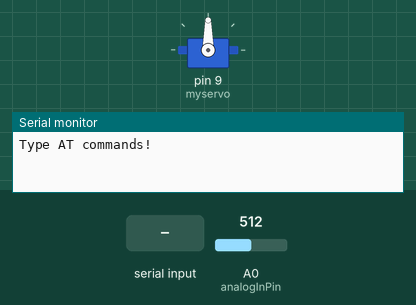
Simulated run of this sketch. Board: Arduino Uno, built with avr-gcc and run on an emulated ATmega328P. On the bench: servo, the last lines printed to the serial monitor. The inputs (shaded band) are chosen by the test bench; at power-on: A0 (analogInPin) = 512.

Above: at 1.2 s.
1.3 s: "S,45\n" received over the second serial link
At 2.8 s:
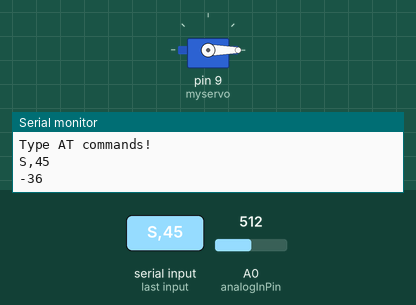
4.4 s: "S90\n" received over the second serial link
At 5.6 s:
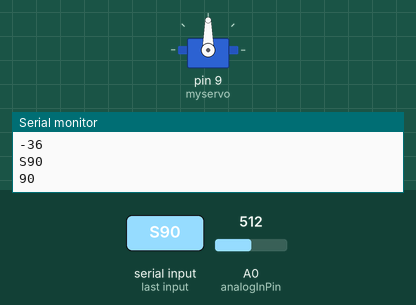
6.0 s: "S" received over the second serial link
At 6.3 s:
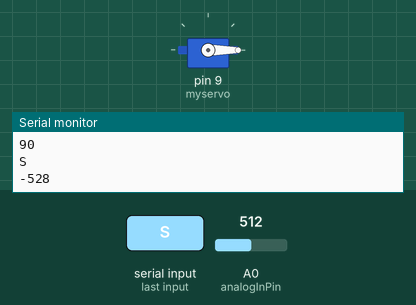
Timing chart, 0 to 8.5 s (numbered marks = the images above; inputs shaded):
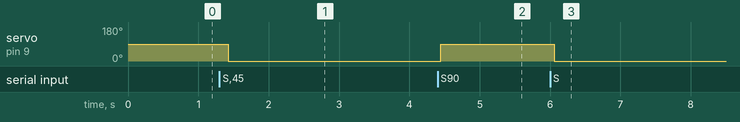

Measured:
- after the input at 1.3 s, servo on pin 9 (myservo): 90° → 0° after 0.13 s
- after the input at 4.4 s, servo on pin 9 (myservo): 0° → 90° after 0.05 s
- after the input at 6.0 s, servo on pin 9 (myservo): 90° → 0° after 0.06 s

The sketch:

BluetoothPAnalog.ino
```cpp
/*
Controle de persiana atraves de celular, modulo bluetooth e ldr(sendo emulado por um potenciometro
*/
#include <SoftwareSerial.h>
#include <Servo.h>
SoftwareSerial BT(10, 11); // RX, TX
Servo myservo;

String command = ""; // Stores response of bluetooth device

const int analogInPin = A0;  // Entrada analogica do pot
const int analogOutPin = 9; // Saida para o motor

int sensorValue = 0;        // Leitura do Potenciometro
int outputValue = 0;        // Saida PWM (analog out)
int setPoint = 0;           //Setpoint a ser definido pelo usuário
int pos = 0;
char csensorValue;


char cvalorQ;
char cvalorR;

int leSens_Cond(int pinSensor, int media){
  int i;
  int sval = 0;
  char valorC;

  for (i = 0; i < media; i++){
    sval = sval + analogRead(pinSensor);    // salva valor lido pelo sensor
  }

  sval = sval / media;    // média
  sval = sval /4;         // converte para escala de 8 bits (0 - 255)
  sval = map(sval,0,255,0,99); //mapeia de 0-99

  valorC = sval;
  int valorQ = valorC/10;
  int valorR = valorC%10;
  cvalorQ = valorQ+48;
  cvalorR = valorR+48;

  return sval;
}

int moveMotor(){
  int l1;
  l1 = (command[1]-48)*10;
  l1 = l1+(command[2]-48);
  setPoint = l1;
 Serial.println(setPoint);

 //int mapsetPoint = map(setPoint,15,99,0,179);

//myservo.write(mapsetPoint);
 // if(sensorValue<setPoint){  // Se estive mais claro do que o setado
   //   for (pos = 0; pos < 180; pos += 1) { // goes from 0 degrees to 180 degrees
      // in steps of 1 degree
      myservo.write(setPoint);              // tell servo to go to position in variable 'pos'
      delay(15);                       // waits 15ms for the servo to reach the position
   // }
   //}
//   else if (sensorValue == setPoint){
//    continue;
//   }
   //else{
     // for (pos = 180; pos >= 0; pos -= 1) { // goes from 180 degrees to 0 degrees
     // myservo.write(pos);              // tell servo to go to position in variable 'pos'
      //delay(15);                       // waits 15ms for the servo to reach the position
    }

//}
void setup() {
  // initialize serial communications at 9600 bps:
  Serial.begin(9600);
  Serial.println("Type AT commands!");
  BT.begin(9600); // HC-06 usually default baud-rate
  myservo.attach(9);
}

void loop() {
    csensorValue = leSens_Cond(analogInPin, 5); //salva valor tratado como sensorValue
    BT.write('*');
    BT.write('L');
    BT.write(cvalorQ);
    BT.write(cvalorR);
    BT.write('*');
    delay(100);
  if (BT.available()) // Read device output if available.
  {
    while(BT.available()) // While there is more to be read, keep reading.
   {
     delay(10); // The DELAY! ********** VERY IMPORTANT *******
     char c = BT.read(); //Conduct a serial read
     command += c; //build the string.
  }
  Serial.println(command);
  if(command.startsWith("S")>0) moveMotor();
  command = ""; // No repeats
 }
  if (Serial.available())
  {
//    char bluetoothData=BT.read();
//    if(bluetoothData=='S') Serial.print("Reggae");// setPoint=Serial.parseInt();

    delay(10); // The DELAY! ********** VERY IMPORTANT *******
    BT.write(Serial.read());
   }

}
```
